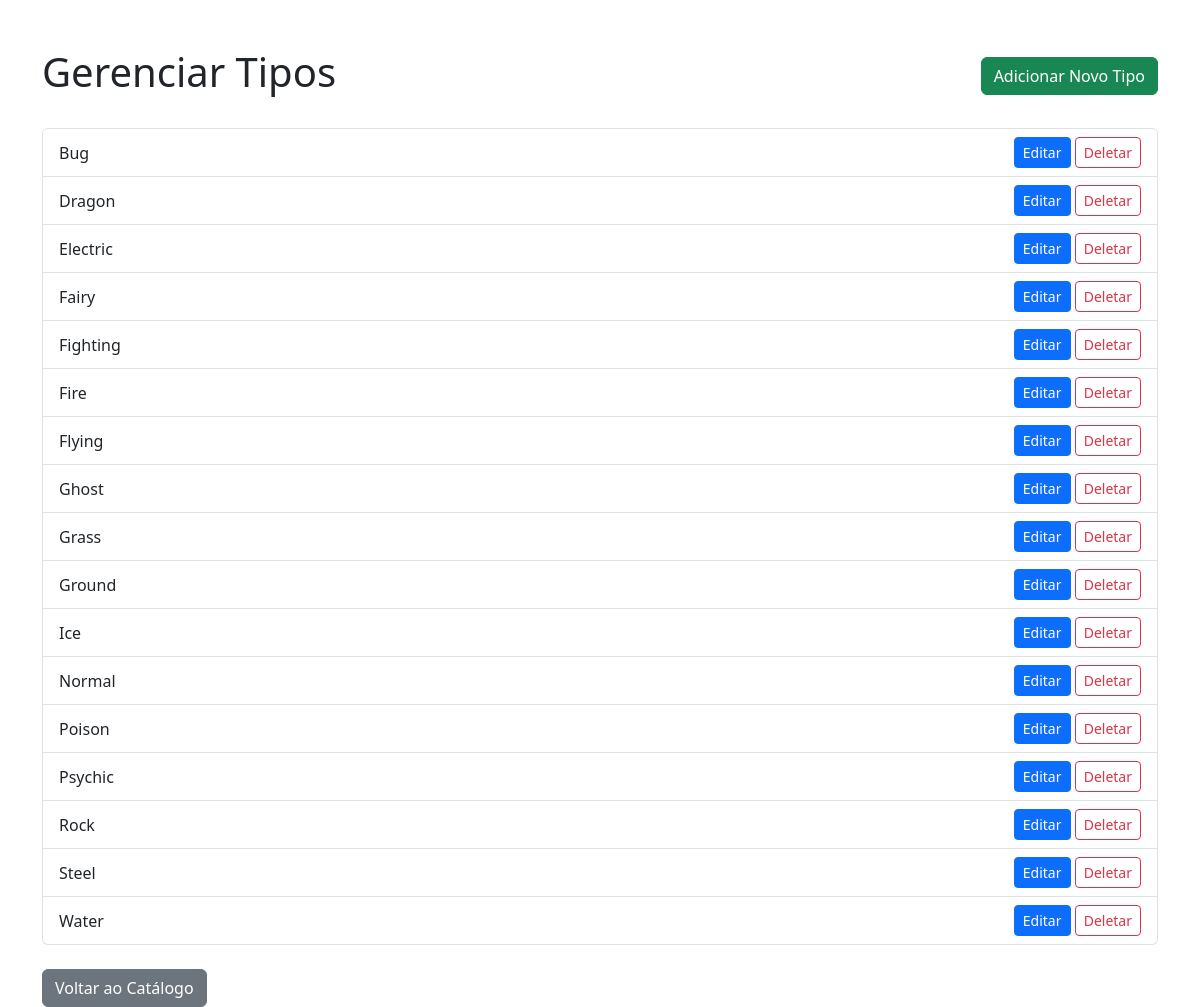
Screenshot of /tipos/ with the database file from the repository.
### core/models.py (models this page shows, shortened)
class Tipo(models.Model):
    nome = models.CharField(max_length=100, unique=True, verbose_name="Nome")

### core/views.py (the view)
# urls.py: path('tipos/', views.lista_tipos, name='lista_tipos'),
def lista_tipos(request):
    tipos = Tipo.objects.all().order_by('nome')
    contexto = {'tipos': tipos}
    return render(request, 'core/lista_tipos.html', contexto)

### core/templates/core/lista_tipos.html (shortened to what this page needs)
<!DOCTYPE html>
<html lang="pt-br">
<head>
    <link href="https://cdn.jsdelivr.net/npm/bootstrap@5.3.3/dist/css/bootstrap.min.css" rel="stylesheet">
</head>
<body>
    <main class="container mt-5">
        <div class="d-flex justify-content-between align-items-center mb-4">
            <h1>Gerenciar Tipos</h1>
            <a href="{% url 'tipo_adicionar' %}" class="btn btn-success">Adicionar Novo Tipo</a>
        </div>
        <ul class="list-group">
            {% for tipo in tipos %}
            <li class="list-group-item d-flex justify-content-between align-items-center">
                {{ tipo.nome|capfirst }}
                <div>
                    <a href="{% url 'tipo_editar' pk=tipo.pk %}" class="btn btn-sm btn-primary">Editar</a>
                    <a href="{% url 'tipo_deletar' pk=tipo.pk %}" class="btn btn-sm btn-outline-danger">Deletar</a>
                </div>
            </li>
            {% endfor %}
        </ul>
        <div class="mt-4">
            <a href="{% url 'lista_pokemons' %}" class="btn btn-secondary">Voltar ao Catálogo</a>
        </div>
    </main>
</body>
</html>

### rows the page displays
Tipo: nome "Bug"
Tipo: nome "Dragon"
Tipo: nome "Electric"
Tipo: nome "Fairy"
Tipo: nome "Fighting"
Tipo: nome "Fire"
Tipo: nome "Flying"
Tipo: nome "Ghost"
Tipo: nome "Grass"
Tipo: nome "Ground"
Tipo: nome "Ice"
Tipo: nome "Normal"
Tipo: nome "Poison"
Tipo: nome "Psychic"
Tipo: nome "Rock"
Tipo: nome "Steel"
Tipo: nome "Water"
